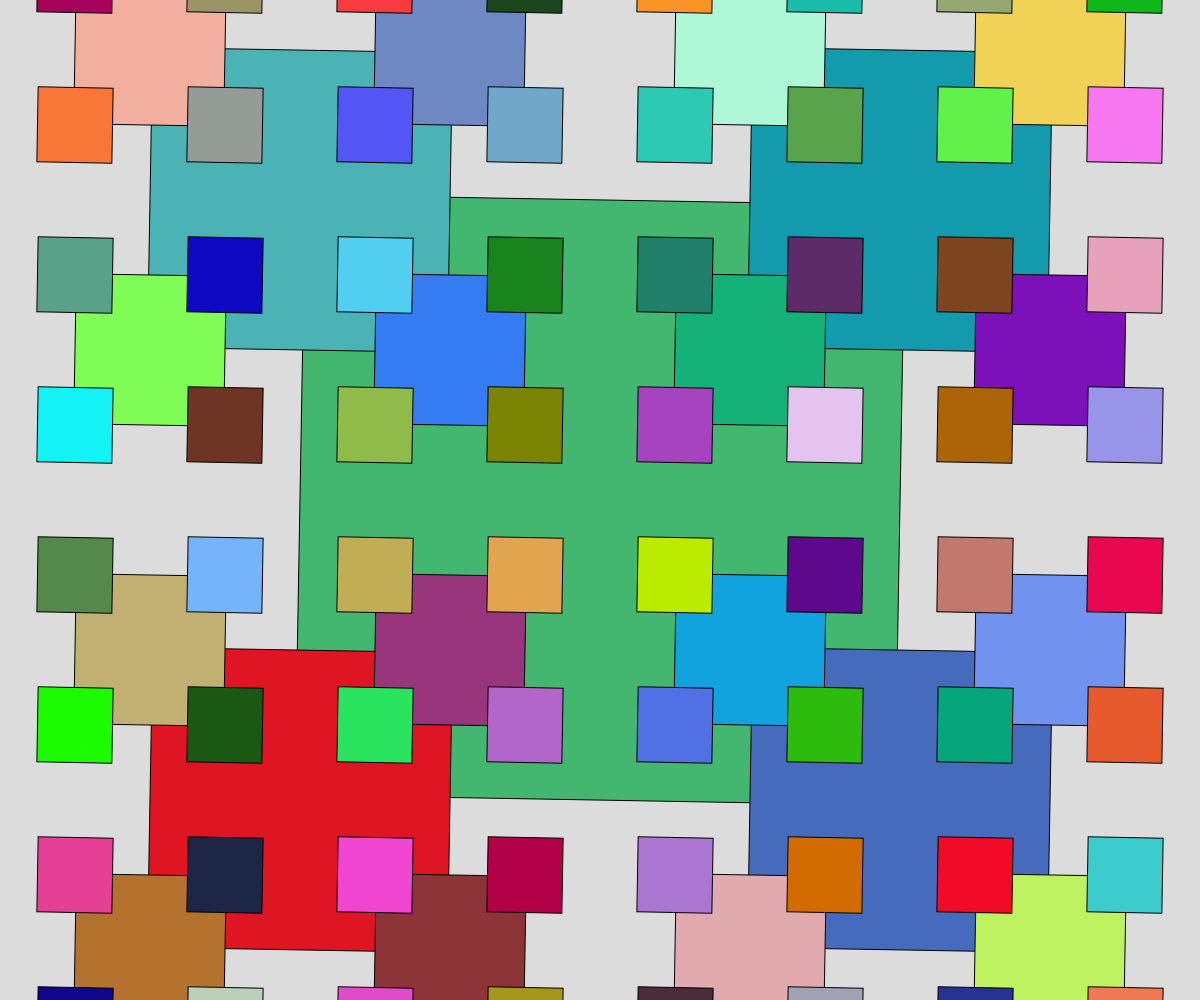
Frame 1 (no input)
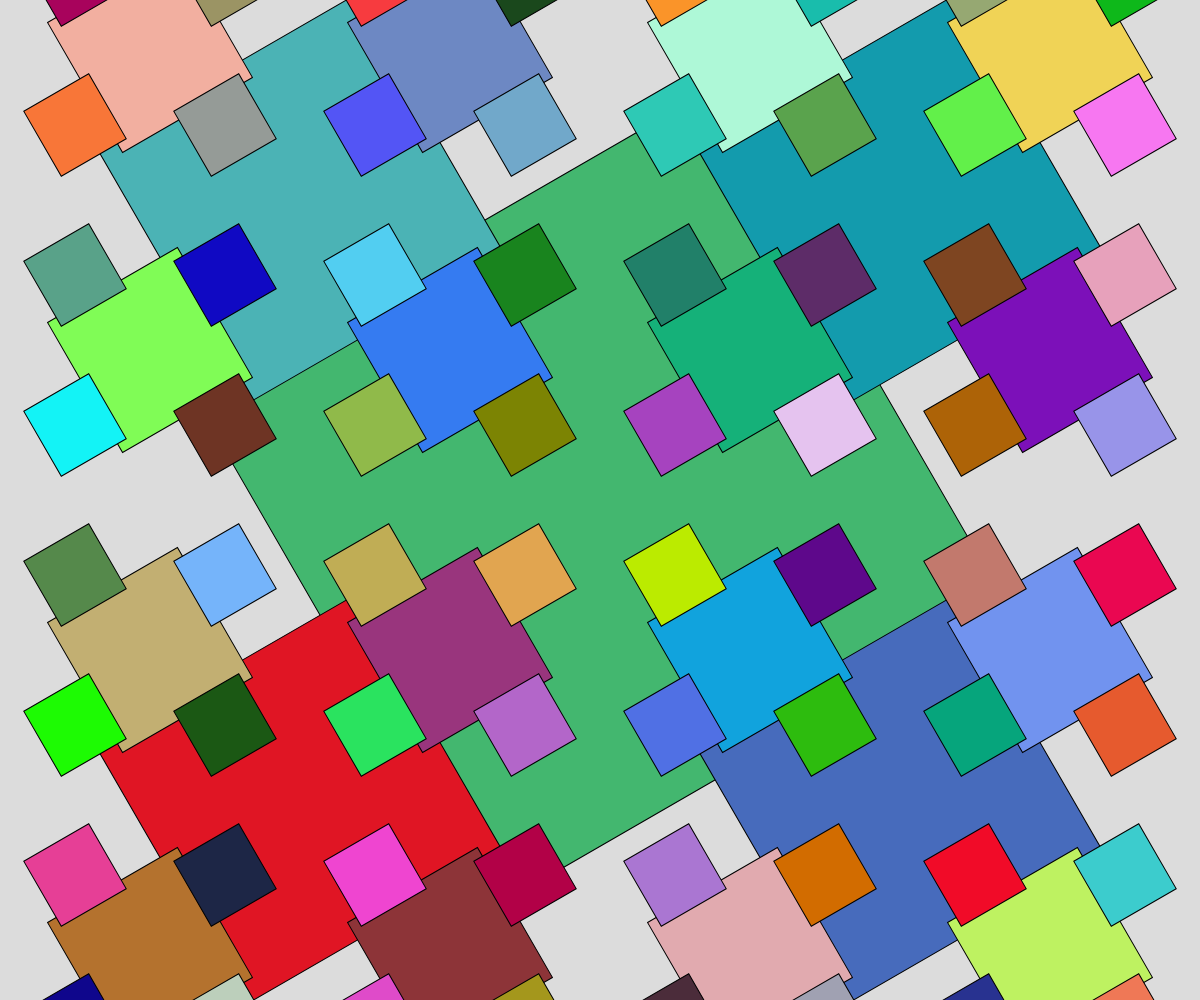
Frame 60 (no input)
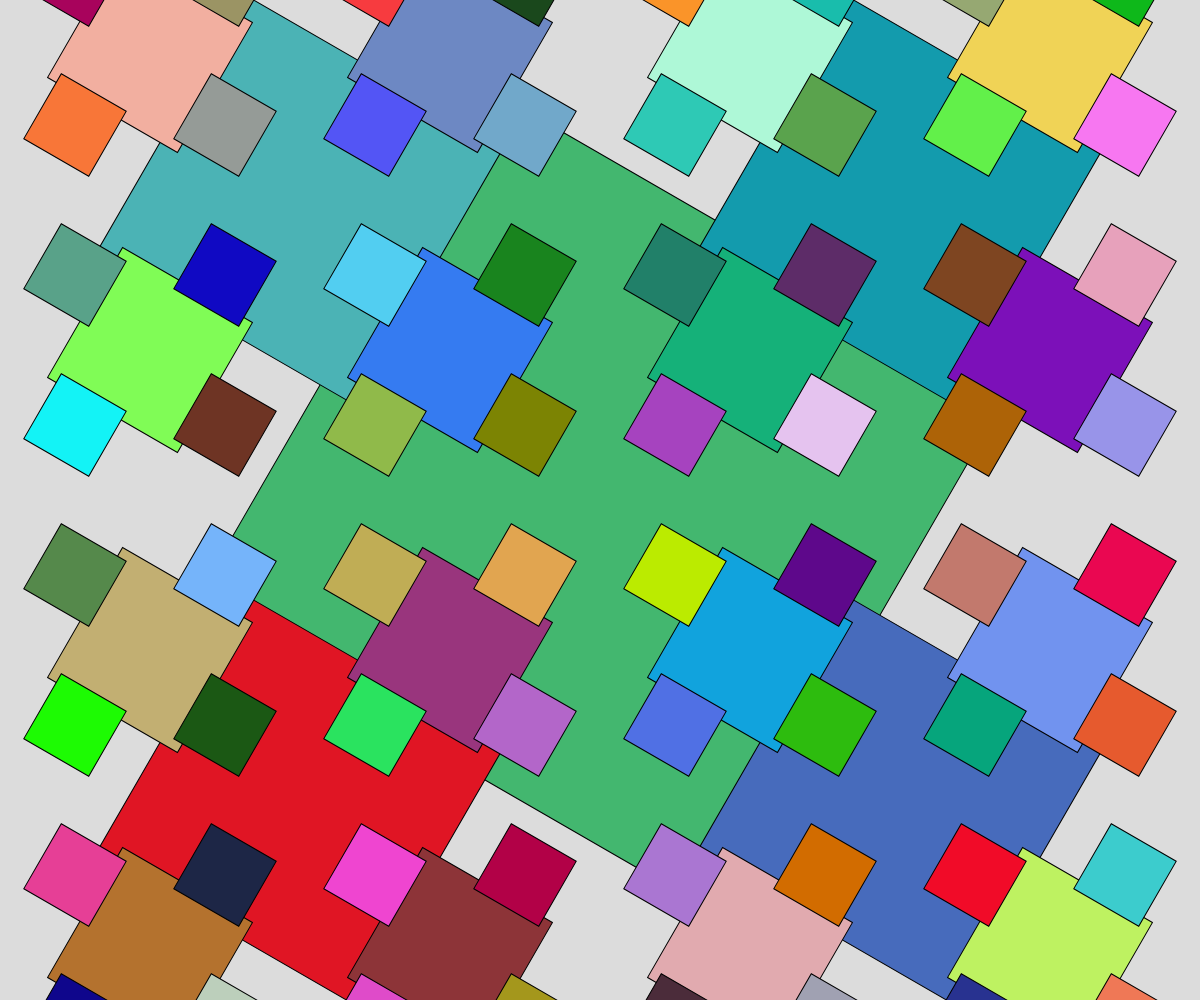
Frame 120 (the mouse pressed at the canvas centre since frame 60)

The p5.js sketch that drew these frames (run headless with seeded random() and noise() and a simulated clock; from frame 60 on, the mouse is pressed at the canvas centre):

// p5.js sketch
// ── sketch.js
// Project Title
// Your Name
// Date
//
// Extra for Experts:
// - describe what you did to take this project "above and beyond"

let seed;

function setup() {
  createCanvas(windowWidth, windowHeight);
  seed = random(100);
  //randomSeed(seed);
}

function draw() {
  randomSeed(seed);
  background(220);
  //circleInCircle(width/2,height/2,width);
  //cantor(width*0.1, height*0.3, width*0.8, 6);
  //circleFractal(width/2,height/2,height/2);
  squareFractal(width/2,height/2, width/2);
}

function cantor(x,y, len,depth){
  if(depth > 0){
    line(x,y,x+len,y);

    let newY = y + 20;
    cantor(x,newY,len/3,depth-1);
    cantor(x + 2/3 * len,newY, len/3, depth-1);
  }
}
function circleInCircle(x,y,d){
  if(d>10){
    ///fill(random(1,255),random(1,255),random(1,255));
    circle(x,y,d);
    let den = map(mouseX, 0, width, 1.01, 1.5);
    circleInCircle(x,y,d/den);
  }
}

function circleFractal(x,y,d){
  if(d>2){
    fill(random(1,255),random(1,255),random(1,255));
    circle(x,y,d);


    circleFractal(x + d/2, y, d/2);
    circleFractal(x - d/2, y, d/2);
    circleFractal(x, y + d/2, d/2);
  }
}
function squareFractal(x,y,len){
  if(len>50){
    rectMode(CENTER);
    fill(random(255),random(255),random(255));
    push();
    translate(x,y);
    rotate(radians(frameCount));
    square(0,0,len);
    pop();


    squareFractal(x - len/2, y - len/2, len/2);
    squareFractal(x - len/2, y + len/2, len/2);
    squareFractal(x + len/2, y - len/2, len/2);
    squareFractal(x + len/2, y + len/2, len/2);
  }
}
